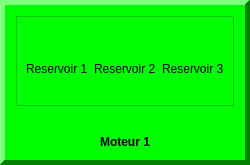
          <widget class="QFrame" name="F7">
           <property name="palette">
            <palette>
             <active>
              <colorrole role="WindowText">
               <brush brushstyle="SolidPattern">
                <color alpha="255">
                 <red>0</red>
                 <green>0</green>
                 <blue>0</blue>
                </color>
               </brush>
              </colorrole>
              <colorrole role="Button">
               <brush brushstyle="SolidPattern">
                <color alpha="255">
                 <red>0</red>
                 <green>255</green>
                 <blue>0</blue>
                </color>
               </brush>
              </colorrole>
              <colorrole role="Light">
               <brush brushstyle="SolidPattern">
                <color alpha="255">
                 <red>127</red>
                 <green>255</green>
                 <blue>127</blue>
                </color>
               </brush>
              </colorrole>
              <colorrole role="Midlight">
               <brush brushstyle="SolidPattern">
                <color alpha="255">
                 <red>63</red>
                 <green>255</green>
                 <blue>63</blue>
                </color>
               </brush>
              </colorrole>
              <colorrole role="Dark">
               <brush brushstyle="SolidPattern">
                <color alpha="255">
                 <red>0</red>
                 <green>127</green>
                 <blue>0</blue>
                </color>
               </brush>
              </colorrole>
              <colorrole role="Mid">
               <brush brushstyle="SolidPattern">
                <color alpha="255">
                 <red>0</red>
                 <green>170</green>
                 <blue>0</blue>
                </color>
               </brush>
              </colorrole>
              <colorrole role="Text">
               <brush brushstyle="SolidPattern">
                <color alpha="255">
                 <red>0</red>
                 <green>0</green>
                 <blue>0</blue>
                </color>
               </brush>
              </colorrole>
              <colorrole role="BrightText">
               <brush brushstyle="SolidPattern">
                <color alpha="255">
                 <red>255</red>
                 <green>255</green>
                 <blue>255</blue>
                </color>
               </brush>
              </colorrole>
              <colorrole role="ButtonText">
               <brush brushstyle="SolidPattern">
                <color alpha="255">
                 <red>0</red>
                 <green>0</green>
                 <blue>0</blue>
                </color>
               </brush>
              </colorrole>
              <colorrole role="Base">
               <brush brushstyle="SolidPattern">
                <color alpha="255">
                 <red>255</red>
                 <green>255</green>
                 <blue>255</blue>
                </color>
               </brush>
              </colorrole>
              <colorrole role="Window">
               <brush brushstyle="SolidPattern">
                <color alpha="255">
                 <red>0</red>
                 <green>255</green>
                 <blue>0</blue>
                </color>
               </brush>
              </colorrole>
              <colorrole role="Shadow">
               <brush brushstyle="SolidPattern">
                <color alpha="255">
                 <red>0</red>
                 <green>0</green>
                 <blue>0</blue>
                </color>
               </brush>
              </colorrole>
              <colorrole role="AlternateBase">
               <brush brushstyle="SolidPattern">
                <color alpha="255">
                 <red>127</red>
                 <green>255</green>
                 <blue>127</blue>
                </color>
               </brush>
              </colorrole>
              <colorrole role="ToolTipBase">
               <brush brushstyle="SolidPattern">
                <color alpha="255">
                 <red>255</red>
                 <green>255</green>
                 <blue>220</blue>
                </color>
               </brush>
              </colorrole>
              <colorrole role="ToolTipText">
               <brush brushstyle="SolidPattern">
                <color alpha="255">
                 <red>0</red>
                 <green>0</green>
                 <blue>0</blue>
                </color>
               </brush>
              </colorrole>
              <colorrole role="PlaceholderText">
               <brush brushstyle="NoBrush">
                <color alpha="128">
                 <red>0</red>
                 <green>0</green>
                 <blue>0</blue>
                </color>
               </brush>
              </colorrole>
             </active>
             <inactive>
              <colorrole role="WindowText">
               <brush brushstyle="SolidPattern">
                <color alpha="255">
                 <red>0</red>
                 <green>0</green>
                 <blue>0</blue>
                </color>
               </brush>
              </colorrole>
              <colorrole role="Button">
               <brush brushstyle="SolidPattern">
                <color alpha="255">
                 <red>0</red>
                 <green>255</green>
                 <blue>0</blue>
                </color>
               </brush>
              </colorrole>
              <colorrole role="Light">
               <brush brushstyle="SolidPattern">
                <color alpha="255">
                 <red>127</red>
                 <green>255</green>
                 <blue>127</blue>
                </color>
               </brush>
              </colorrole>
              <colorrole role="Midlight">
               <brush brushstyle="SolidPattern">
                <color alpha="255">
                 <red>63</red>
                 <green>255</green>
                 <blue>63</blue>
                </color>
               </brush>
              </colorrole>
              <colorrole role="Dark">
               <brush brushstyle="SolidPattern">
                <color alpha="255">
                 <red>0</red>
                 <green>127</green>
                 <blue>0</blue>
                </color>
               </brush>
              </colorrole>
              <colorrole role="Mid">
               <brush brushstyle="SolidPattern">
                <color alpha="255">
                 <red>0</red>
                 <green>170</green>
                 <blue>0</blue>
                </color>
               </brush>
              </colorrole>
              <colorrole role="Text">
               <brush brushstyle="SolidPattern">
                <color alpha="255">
                 <red>0</red>
                 <green>0</green>
                 <blue>0</blue>
                </color>
               </brush>
              </colorrole>
              <colorrole role="BrightText">
               <brush brushstyle="SolidPattern">
                <color alpha="255">
                 <red>255</red>
                 <green>255</green>
                 <blue>255</blue>
                </color>
               </brush>
              </colorrole>
              <colorrole role="ButtonText">
               <brush brushstyle="SolidPattern">
                <color alpha="255">
                 <red>0</red>
                 <green>0</green>
                 <blue>0</blue>
                </color>
               </brush>
              </colorrole>
              <colorrole role="Base">
               <brush brushstyle="SolidPattern">
                <color alpha="255">
                 <red>255</red>
                 <green>255</green>
                 <blue>255</blue>
                </color>
               </brush>
              </colorrole>
              <colorrole role="Window">
               <brush brushstyle="SolidPattern">
                <color alpha="255">
                 <red>0</red>
                 <green>255</green>
                 <blue>0</blue>
                </color>
               </brush>
              </colorrole>
              <colorrole role="Shadow">
               <brush brushstyle="SolidPattern">
                <color alpha="255">
                 <red>0</red>
                 <green>0</green>
                 <blue>0</blue>
                </color>
               </brush>
              </colorrole>
              <colorrole role="AlternateBase">
               <brush brushstyle="SolidPattern">
                <color alpha="255">
                 <red>127</red>
                 <green>255</green>
                 <blue>127</blue>
                </color>
               </brush>
              </colorrole>
              <colorrole role="ToolTipBase">
               <brush brushstyle="SolidPattern">
                <color alpha="255">
                 <red>255</red>
                 <green>255</green>
                 <blue>220</blue>
                </color>
               </brush>
              </colorrole>
              <colorrole role="ToolTipText">
               <brush brushstyle="SolidPattern">
                <color alpha="255">
                 <red>0</red>
                 <green>0</green>
                 <blue>0</blue>
                </color>
               </brush>
              </colorrole>
              <colorrole role="PlaceholderText">
               <brush brushstyle="NoBrush">
                <color alpha="128">
                 <red>0</red>
                 <green>0</green>
                 <blue>0</blue>
                </color>
               </brush>
              </colorrole>
             </inactive>
             <disabled>
              <colorrole role="WindowText">
               <brush brushstyle="SolidPattern">
                <color alpha="255">
                 <red>0</red>
                 <green>127</green>
                 <blue>0</blue>
                </color>
               </brush>
              </colorrole>
              <colorrole role="Button">
               <brush brushstyle="SolidPattern">
                <color alpha="255">
                 <red>0</red>
                 <green>255</green>
                 <blue>0</blue>
                </color>
               </brush>
              </colorrole>
              <colorrole role="Light">
               <brush brushstyle="SolidPattern">
                <color alpha="255">
                 <red>127</red>
                 <green>255</green>
                 <blue>127</blue>
                </color>
               </brush>
              </colorrole>
              <colorrole role="Midlight">
               <brush brushstyle="SolidPattern">
                <color alpha="255">
                 <red>63</red>
                 <green>255</green>
                 <blue>63</blue>
                </color>
               </brush>
              </colorrole>
              <colorrole role="Dark">
               <brush brushstyle="SolidPattern">
                <color alpha="255">
                 <red>0</red>
                 <green>127</green>
                 <blue>0</blue>
                </color>
               </brush>
              </colorrole>
              <colorrole role="Mid">
               <brush brushstyle="SolidPattern">
                <color alpha="255">
                 <red>0</red>
                 <green>170</green>
                 <blue>0</blue>
                </color>
               </brush>
              </colorrole>
              <colorrole role="Text">
               <brush brushstyle="SolidPattern">
                <color alpha="255">
                 <red>0</red>
                 <green>127</green>
                 <blue>0</blue>
                </color>
               </brush>
              </colorrole>
              <colorrole role="BrightText">
               <brush brushstyle="SolidPattern">
                <color alpha="255">
                 <red>255</red>
                 <green>255</green>
                 <blue>255</blue>
                </color>
               </brush>
              </colorrole>
              <colorrole role="ButtonText">
               <brush brushstyle="SolidPattern">
                <color alpha="255">
                 <red>0</red>
                 <green>127</green>
                 <blue>0</blue>
                </color>
               </brush>
              </colorrole>
              <colorrole role="Base">
               <brush brushstyle="SolidPattern">
                <color alpha="255">
                 <red>0</red>
                 <green>255</green>
                 <blue>0</blue>
                </color>
               </brush>
              </colorrole>
              <colorrole role="Window">
               <brush brushstyle="SolidPattern">
                <color alpha="255">
                 <red>0</red>
                 <green>255</green>
                 <blue>0</blue>
                </color>
               </brush>
              </colorrole>
              <colorrole role="Shadow">
               <brush brushstyle="SolidPattern">
                <color alpha="255">
                 <red>0</red>
                 <green>0</green>
                 <blue>0</blue>
                </color>
               </brush>
              </colorrole>
              <colorrole role="AlternateBase">
               <brush brushstyle="SolidPattern">
                <color alpha="255">
                 <red>0</red>
                 <green>255</green>
                 <blue>0</blue>
                </color>
               </brush>
              </colorrole>
              <colorrole role="ToolTipBase">
               <brush brushstyle="SolidPattern">
                <color alpha="255">
                 <red>255</red>
                 <green>255</green>
                 <blue>220</blue>
                </color>
               </brush>
              </colorrole>
              <colorrole role="ToolTipText">
               <brush brushstyle="SolidPattern">
                <color alpha="255">
                 <red>0</red>
                 <green>0</green>
                 <blue>0</blue>
                </color>
               </brush>
              </colorrole>
              <colorrole role="PlaceholderText">
               <brush brushstyle="NoBrush">
                <color alpha="128">
                 <red>0</red>
                 <green>0</green>
                 <blue>0</blue>
                </color>
               </brush>
              </colorrole>
             </disabled>
            </palette>
           </property>
           <property name="frameShape">
            <enum>QFrame::Panel</enum>
           </property>
           <property name="frameShadow">
            <enum>QFrame::Raised</enum>
           </property>
           <property name="lineWidth">
            <number>5</number>
           </property>
           <layout class="QGridLayout" name="gridLayout_10">
            <item row="0" column="0">
             <layout class="QVBoxLayout" name="verticalLayout_14">
              <property name="spacing">
               <number>29</number>
              </property>
              <item>
               <widget class="QFrame" name="frame">
                <property name="frameShape">
                 <enum>QFrame::StyledPanel</enum>
                </property>
                <property name="frameShadow">
                 <enum>QFrame::Raised</enum>
                </property>
                <layout class="QGridLayout" name="gridLayout_15">
                 <property name="verticalSpacing">
                  <number>22</number>
                 </property>
                 <item row="0" column="0">
                  <layout class="QHBoxLayout" name="horizontalLayout_14">
                   <item>
                    <widget class="QLabel" name="M11">
                     <property name="text">
                      <string/>
                     </property>
                     <property name="pixmap">
                      <pixmap resource="images.qrc">:/icones/vert</pixmap>
                     </property>
                     <property name="alignment">
                      <set>Qt::AlignCenter</set>
                     </property>
                    </widget>
                   </item>
                   <item>
                    <widget class="QLabel" name="M12">
                     <property name="text">
                      <string/>
                     </property>
                     <property name="pixmap">
                      <pixmap resource="images.qrc">:/icones/rouge</pixmap>
                     </property>
                     <property name="alignment">
                      <set>Qt::AlignCenter</set>
                     </property>
                    </widget>
                   </item>
                   <item>
                    <widget class="QLabel" name="M13">
                     <property name="text">
                      <string/>
                     </property>
                     <property name="pixmap">
                      <pixmap resource="images.qrc">:/icones/rouge</pixmap>
                     </property>
                     <property name="alignment">
                      <set>Qt::AlignCenter</set>
                     </property>
                    </widget>
                   </item>
                  </layout>
                 </item>
                 <item row="1" column="0">
                  <layout class="QHBoxLayout" name="horizontalLayout_2">
                   <property name="spacing">
                    <number>6</number>
                   </property>
                   <property name="bottomMargin">
                    <number>20</number>
                   </property>
                   <item>
                    <widget class="QLabel" name="label_3">
                     <property name="text">
                      <string>Reservoir 1</string>
                     </property>
                    </widget>
                   </item>
                   <item>
                    <widget class="QLabel" name="label">
                     <property name="text">
                      <string>Reservoir 2</string>
                     </property>
                    </widget>
                   </item>
                   <item>
                    <widget class="QLabel" name="label_2">
                     <property name="text">
                      <string>Reservoir 3</string>
                     </property>
                    </widget>
                   </item>
                  </layout>
                 </item>
                </layout>
               </widget>
              </item>
              <item>
               <widget class="QLabel" name="label_13">
                <property name="font">
                 <font>
                  <weight>75</weight>
                  <bold>true</bold>
                 </font>
                </property>
                <property name="text">
                 <string>Moteur 1</string>
                </property>
                <property name="alignment">
                 <set>Qt::AlignCenter</set>
                </property>
               </widget>
              </item>
             </layout>
            </item>
           </layout>
          </widget>
